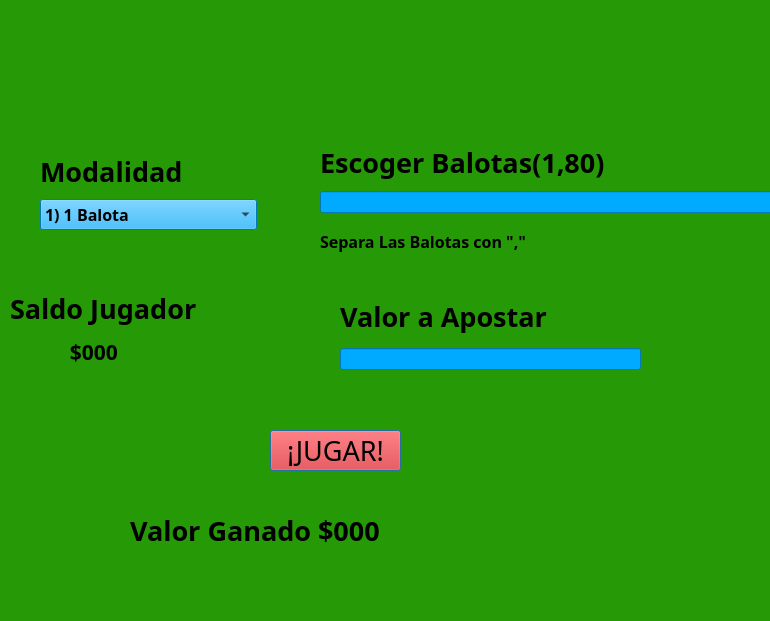
<?xml version="1.0" encoding="UTF-8"?>
<ui version="4.0">
 <class>Dialog</class>
 <widget class="QDialog" name="Dialog">
  <property name="geometry">
   <rect>
    <x>0</x>
    <y>0</y>
    <width>770</width>
    <height>621</height>
   </rect>
  </property>
  <property name="focusPolicy">
   <enum>Qt::ClickFocus</enum>
  </property>
  <property name="autoFillBackground">
   <bool>false</bool>
  </property>
  <property name="styleSheet">
   <string notr="true">background-color: rgb(38, 153, 7);</string>
  </property>
  <widget class="QPushButton" name="btnjugar">
   <property name="geometry">
    <rect>
     <x>270</x>
     <y>430</y>
     <width>131</width>
     <height>41</height>
    </rect>
   </property>
   <property name="font">
    <font>
     <family>Cooper Black</family>
     <pointsize>20</pointsize>
     <weight>50</weight>
     <bold>false</bold>
    </font>
   </property>
   <property name="styleSheet">
    <string notr="true">background-color: rgb(255, 0, 0);</string>
   </property>
   <property name="text">
    <string>¡JUGAR!</string>
   </property>
  </widget>
  <widget class="QWidget" name="verticalLayoutWidget">
   <property name="geometry">
    <rect>
     <x>40</x>
     <y>150</y>
     <width>217</width>
     <height>80</height>
    </rect>
   </property>
   <layout class="QVBoxLayout" name="verticalLayout">
    <item>
     <widget class="QLabel" name="label2">
      <property name="font">
       <font>
        <family>Rockwell Extra Bold</family>
        <pointsize>20</pointsize>
        <weight>75</weight>
        <bold>true</bold>
       </font>
      </property>
      <property name="text">
       <string>Modalidad</string>
      </property>
     </widget>
    </item>
    <item>
     <widget class="QComboBox" name="comboBox">
      <property name="font">
       <font>
        <family>Source Sans Pro Black</family>
        <pointsize>12</pointsize>
        <weight>75</weight>
        <bold>true</bold>
       </font>
      </property>
      <property name="styleSheet">
       <string notr="true">background-color: rgb(0, 170, 255);</string>
      </property>
      <item>
       <property name="text">
        <string>1) 1 Balota</string>
       </property>
      </item>
      <item>
       <property name="text">
        <string>2) 3 Balotas</string>
       </property>
      </item>
      <item>
       <property name="text">
        <string>3) 5 Balotas</string>
       </property>
      </item>
      <item>
       <property name="text">
        <string>4) 8 Balotas</string>
       </property>
      </item>
      <item>
       <property name="text">
        <string>5) 10 Balotas</string>
       </property>
      </item>
     </widget>
    </item>
   </layout>
  </widget>
  <widget class="QWidget" name="verticalLayoutWidget_2">
   <property name="geometry">
    <rect>
     <x>320</x>
     <y>140</y>
     <width>519</width>
     <height>124</height>
    </rect>
   </property>
   <layout class="QVBoxLayout" name="verticalLayout_2">
    <item>
     <widget class="QLabel" name="label2_2">
      <property name="font">
       <font>
        <family>Rockwell Extra Bold</family>
        <pointsize>20</pointsize>
        <weight>75</weight>
        <bold>true</bold>
       </font>
      </property>
      <property name="text">
       <string>Escoger Balotas(1,80)</string>
      </property>
     </widget>
    </item>
    <item>
     <widget class="QLineEdit" name="lineEdit2">
      <property name="styleSheet">
       <string notr="true">background-color: rgb(0, 170, 255);</string>
      </property>
     </widget>
    </item>
    <item>
     <widget class="QLabel" name="label2_4">
      <property name="font">
       <font>
        <family>Rockwell Extra Bold</family>
        <pointsize>12</pointsize>
        <weight>75</weight>
        <bold>true</bold>
       </font>
      </property>
      <property name="text">
       <string>Separa Las Balotas con &quot;,&quot;</string>
      </property>
     </widget>
    </item>
   </layout>
  </widget>
  <widget class="QWidget" name="verticalLayoutWidget_3">
   <property name="geometry">
    <rect>
     <x>10</x>
     <y>290</y>
     <width>281</width>
     <height>80</height>
    </rect>
   </property>
   <layout class="QVBoxLayout" name="verticalLayout_3">
    <item>
     <widget class="QLabel" name="label3_2">
      <property name="font">
       <font>
        <family>Rockwell Extra Bold</family>
        <pointsize>20</pointsize>
        <weight>75</weight>
        <bold>true</bold>
       </font>
      </property>
      <property name="text">
       <string>Saldo Jugador</string>
      </property>
     </widget>
    </item>
    <item>
     <widget class="QLabel" name="label2_5">
      <property name="font">
       <font>
        <family>Rockwell Extra Bold</family>
        <pointsize>16</pointsize>
        <weight>75</weight>
        <bold>true</bold>
       </font>
      </property>
      <property name="text">
       <string>           $000</string>
      </property>
     </widget>
    </item>
   </layout>
  </widget>
  <widget class="QWidget" name="verticalLayoutWidget_4">
   <property name="geometry">
    <rect>
     <x>340</x>
     <y>290</y>
     <width>301</width>
     <height>80</height>
    </rect>
   </property>
   <layout class="QVBoxLayout" name="verticalLayout_4">
    <item>
     <widget class="QLabel" name="label3">
      <property name="font">
       <font>
        <family>Rockwell Extra Bold</family>
        <pointsize>20</pointsize>
        <weight>75</weight>
        <bold>true</bold>
       </font>
      </property>
      <property name="text">
       <string>Valor a Apostar</string>
      </property>
     </widget>
    </item>
    <item>
     <widget class="QLineEdit" name="lineEdit">
      <property name="styleSheet">
       <string notr="true">background-color: rgb(0, 170, 255);</string>
      </property>
     </widget>
    </item>
   </layout>
  </widget>
  <widget class="QWidget" name="horizontalLayoutWidget">
   <property name="geometry">
    <rect>
     <x>130</x>
     <y>490</y>
     <width>366</width>
     <height>80</height>
    </rect>
   </property>
   <layout class="QHBoxLayout" name="horizontalLayout">
    <item>
     <widget class="QLabel" name="label4">
      <property name="font">
       <font>
        <family>Rockwell Extra Bold</family>
        <pointsize>20</pointsize>
        <weight>75</weight>
        <bold>true</bold>
       </font>
      </property>
      <property name="text">
       <string>Valor Ganado</string>
      </property>
     </widget>
    </item>
    <item>
     <widget class="QLabel" name="label2_3">
      <property name="font">
       <font>
        <family>Rockwell Extra Bold</family>
        <pointsize>20</pointsize>
        <weight>75</weight>
        <bold>true</bold>
       </font>
      </property>
      <property name="text">
       <string>$000</string>
      </property>
     </widget>
    </item>
   </layout>
  </widget>
  <widget class="QLabel" name="_img">
   <property name="geometry">
    <rect>
     <x>150</x>
     <y>20</y>
     <width>431</width>
     <height>121</height>
    </rect>
   </property>
   <property name="text">
    <string/>
   </property>
   <property name="alignment">
    <set>Qt::AlignCenter</set>
   </property>
  </widget>
 </widget>
 <resources/>
 <connections/>
</ui>
